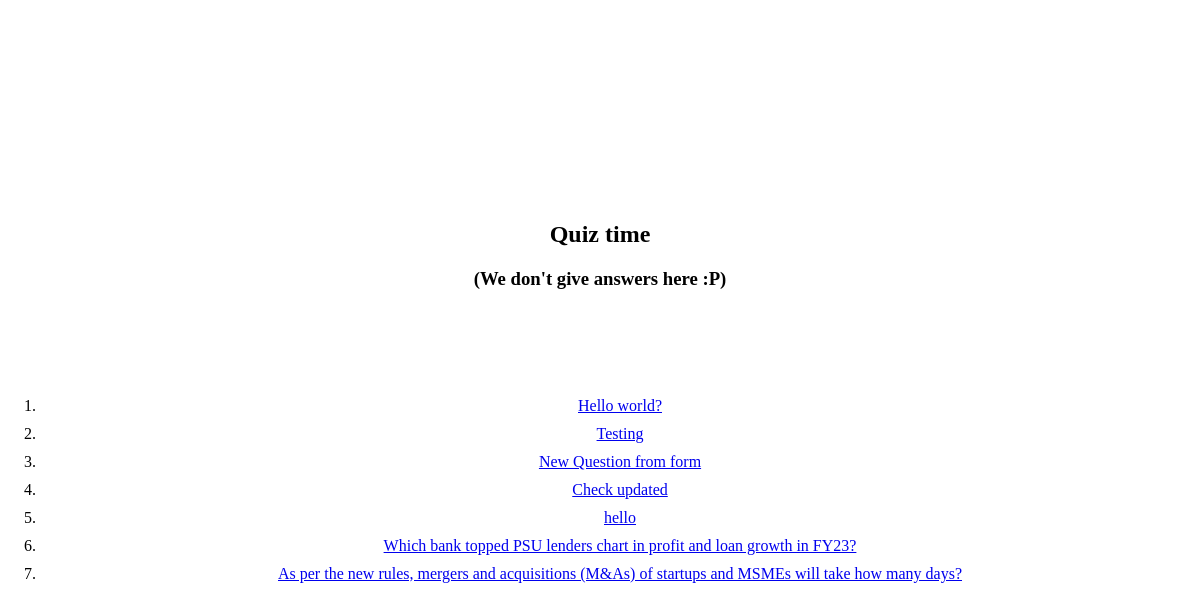
The page /polls/ on the database as committed earlier.
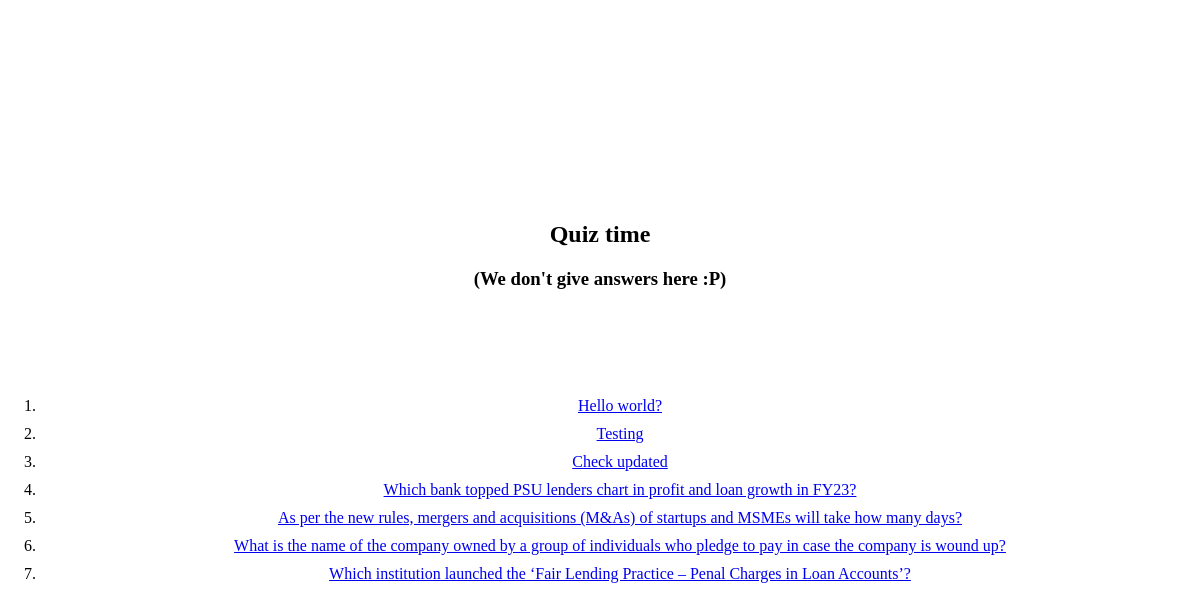
The same page on the database as committed later.
### polls/models.py (models this page shows, shortened)
class Question(models.Model):
    question_txt=models.CharField(max_length=200)
    pub_date=models.DateTimeField("Date published")

### polls/views.py (the view)
# urls.py: path("", views.index, name="index"),
def index(request):
    latest_question_list = Question.objects.order_by("-pub_date")[:7]
    context = {"latest_question_list": latest_question_list}
    return render(request, "polls/index.html", context)

### polls/templates/polls/index.html (shortened to what this page needs)
{% load static %}
<link rel="stylesheet" type="text/css" href="{% static 'polls/styles.css' %}">
<center>
    <h2>Quiz time</h2>
        <h3>(We don't give answers here :P)</h3>
        <br><br><br><br>
    {% if latest_question_list %}
    <ol>
    {% for question in latest_question_list %}
        <li><a href="/polls/{{ question.id }}/">{{ question.question_txt }}</a></li>
    {% endfor %}
    </ol>
{% else %}
    <p>No polls are available.</p>
{% endif %}
</center>

### polls/static/polls/styles.css (style rules this page uses)
ol li { margin-bottom: 10px; }

Rows that differ between the two databases and show on the page:
removed Question: question_txt "New Question from form"
removed Question: question_txt "hello"
now on this page (row unchanged): Question: question_txt "What is the name of the company owned by a group of individuals who pledge to pay in case the company is wound up?"
now on this page (row unchanged): Question: question_txt "Which institution launched the ‘Fair Lending Practice – Penal Charges in Loan Accounts’?"
